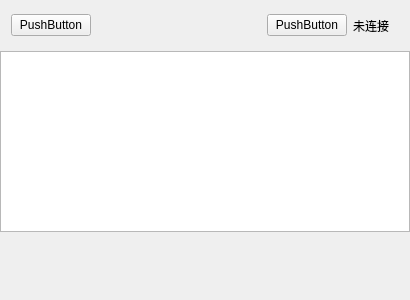
<?xml version="1.0" encoding="UTF-8"?>
<ui version="4.0">
 <class>MainWindow</class>
 <widget class="QMainWindow" name="MainWindow">
  <property name="geometry">
   <rect>
    <x>0</x>
    <y>0</y>
    <width>410</width>
    <height>300</height>
   </rect>
  </property>
  <property name="windowTitle">
   <string>MainWindow</string>
  </property>
  <widget class="QWidget" name="centralWidget">
   <widget class="QListWidget" name="listWidget">
    <property name="geometry">
     <rect>
      <x>0</x>
      <y>51</y>
      <width>410</width>
      <height>181</height>
     </rect>
    </property>
   </widget>
   <widget class="QWidget" name="titleWidget" native="true">
    <property name="geometry">
     <rect>
      <x>0</x>
      <y>0</y>
      <width>400</width>
      <height>51</height>
     </rect>
    </property>
    <property name="minimumSize">
     <size>
      <width>0</width>
      <height>41</height>
     </size>
    </property>
    <layout class="QHBoxLayout" name="horizontalLayout">
     <item>
      <widget class="QPushButton" name="pbId">
       <property name="text">
        <string>PushButton</string>
       </property>
      </widget>
     </item>
     <item>
      <spacer name="horizontalSpacer">
       <property name="orientation">
        <enum>Qt::Horizontal</enum>
       </property>
       <property name="sizeHint" stdset="0">
        <size>
         <width>40</width>
         <height>20</height>
        </size>
       </property>
      </spacer>
     </item>
     <item>
      <widget class="QPushButton" name="pbState">
       <property name="text">
        <string>PushButton</string>
       </property>
      </widget>
     </item>
     <item>
      <widget class="QLabel" name="lbConState">
       <property name="text">
        <string>未连接</string>
       </property>
      </widget>
     </item>
    </layout>
   </widget>
  </widget>
  <widget class="QMenuBar" name="menuBar">
   <property name="geometry">
    <rect>
     <x>0</x>
     <y>0</y>
     <width>410</width>
     <height>28</height>
    </rect>
   </property>
  </widget>
 </widget>
 <layoutdefault spacing="6" margin="11"/>
 <resources/>
 <connections/>
</ui>
